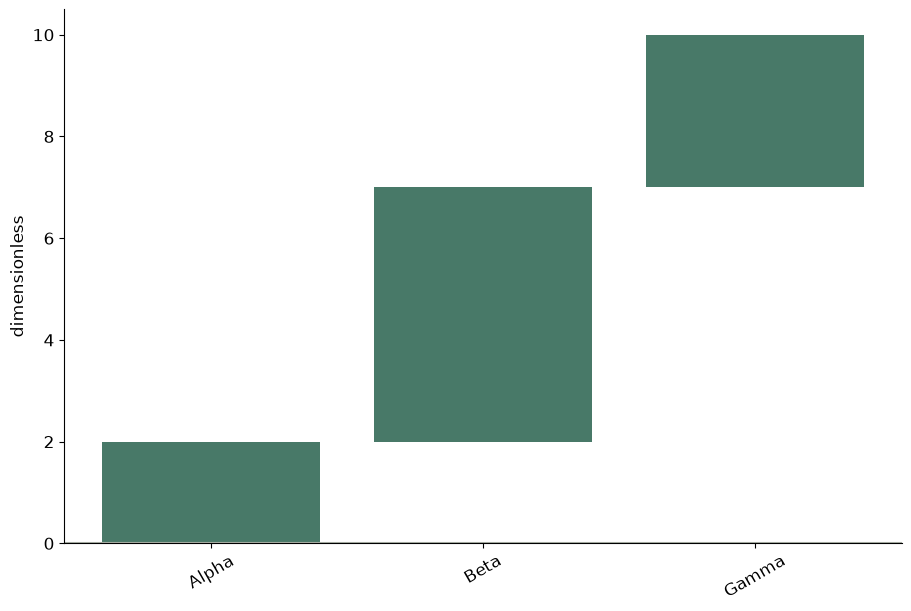

Recreate this plot in Python.
# Tuyan deterministic figure renderer v1; values are immutable source data.
import json
import math
import numpy as np
import matplotlib
matplotlib.use('Agg')
import matplotlib.pyplot as plt
from matplotlib.patches import Circle
from matplotlib.colors import ListedColormap, BoundaryNorm
d = json.loads("{\"type\":\"waterfall\",\"rows\":[{\"label\":\"Alpha\",\"value\":2},{\"label\":\"Beta\",\"value\":5},{\"label\":\"Gamma\",\"value\":3}],\"units\":{\"value\":\"dimensionless\",\"x\":\"dimensionless\",\"y\":\"dimensionless\",\"size\":\"dimensionless\",\"low\":\"dimensionless\",\"high\":\"dimensionless\",\"start\":\"dimensionless\",\"end\":\"dimensionless\",\"effect\":\"dimensionless\",\"p\":\"dimensionless\",\"mean\":\"dimensionless\",\"fpr\":\"dimensionless\",\"tpr\":\"dimensionless\",\"recall\":\"dimensionless\",\"precision\":\"dimensionless\",\"predicted\":\"dimensionless\",\"observed\":\"dimensionless\",\"count\":\"dimensionless\",\"a\":\"dimensionless\",\"b\":\"dimensionless\",\"se\":\"dimensionless\",\"u\":\"dimensionless\",\"v\":\"dimensionless\",\"time\":\"dimensionless\",\"event\":\"dimensionless\"},\"options\":{\"bandwidth\":0.5,\"bins\":5,\"nullValue\":0,\"initialValue\":0,\"levels\":[0.5,1,1.5]},\"analysis\":{\"method\":\"pca\",\"description\":\"Synthetic precomputed QA values; not a statistical analysis of research data.\",\"pKind\":\"p\"},\"variants\":[],\"pixels\":1024,\"plotStyle\":{\"width\":9,\"height\":6,\"fontSize\":12}}")
r, kind, opt = d['rows'], d['type'], d['options']
plt.rcParams.update({'font.size':d['plotStyle']['fontSize']})
fig, ax = plt.subplots(figsize=(d['plotStyle']['width'], d['plotStyle']['height']), layout='constrained')
fig.set_facecolor('white')
fig._tuyan_target_pixels = d['pixels']
colors = ['#487968','#c58b53','#647da6','#a77592','#a5a659']
labels = [str(row.get('label',i+1)) for i,row in enumerate(r)]
unit = d['units']
def col(name):
    return np.array([row[name] for row in r], dtype=float)
def grouped():
    names = list(dict.fromkeys([str(row.get('group','Data')) for row in r]))
    return names, [np.array([row['value'] for row in r if str(row.get('group','Data')) == name], dtype=float) for name in names]
def density(values):
    # User-specified positive bandwidth; no concealed automatic inference.
    bw=float(opt['bandwidth'])
    grid=np.linspace(float(min(values))-3*bw,float(max(values))+3*bw,256)
    z=(grid[:,None]-values[None,:])/bw
    return grid,np.exp(-0.5*z*z).mean(axis=1)/(bw*math.sqrt(2*math.pi))
if kind in ['bar','dotplot','lollipop','forest']:
    y=np.arange(len(r)); values=col('value')
    if kind=='bar':
        bars=ax.barh(y,values,color=colors[0]); assert np.allclose([b.get_width() for b in bars],values)
    elif kind=='lollipop':
        ax.hlines(y,0,values,color=colors[0]); ax.scatter(values,y,color=colors[0])
    elif kind=='forest':
        ax.errorbar(values,y,xerr=np.vstack([values-col('low'),col('high')-values]),fmt='o',color=colors[0],capsize=3)
        ax.axvline(float(opt['nullValue']),color='#969e96',linestyle='--')
    else: ax.scatter(values,y,color=colors[0])
    ax.set_yticks(y,labels);ax.invert_yaxis();ax.set_xlabel(unit['value'])
elif kind in ['dumbbell','gantt']:
    y=np.arange(len(r));start,end=col('start'),col('end')
    if kind=='gantt': ax.barh(y,end-start,left=start,color=colors[0])
    else:
        ax.hlines(y,start,end,color='#9da99e');ax.scatter(start,y,label=opt.get('startLabel','Start'),color=colors[0]);ax.scatter(end,y,label=opt.get('endLabel','End'),color=colors[1]);ax.legend()
    ax.set_yticks(y,labels);ax.invert_yaxis();ax.set_xlabel(unit['start'])
elif kind=='waterfall':
    values=col('value');start=float(opt['initialValue'])+np.r_[0,np.cumsum(values)[:-1]]
    ax.bar(np.arange(len(r)),values,bottom=start,color=[colors[0] if v>=0 else colors[1] for v in values]);ax.set_xticks(np.arange(len(r)),labels,rotation=30);ax.set_ylabel(unit['value']);ax.axhline(0,color='#adb3a9')
elif kind=='histogram':
    values=col('value');counts,edges=np.histogram(values,bins=opt['bins'])
    assert int(counts.sum())==len(values)
    artists=ax.bar(edges[:-1],counts,width=np.diff(edges),align='edge',color=colors[0],edgecolor='white')
    assert np.allclose([p.get_height() for p in artists],counts)
    ax.set_xlabel(unit['value']);ax.set_ylabel('Count')
elif kind=='stripplot':
    names,groups=grouped()
    for i,values in enumerate(groups):ax.scatter(np.full(len(values),i),values,color=colors[i%len(colors)],s=22,alpha=.7)
    ax.set_xticks(np.arange(len(names)),names);ax.set_ylabel(unit['value'])
elif kind in ['boxplot','violin','raincloud','density','ridgeline']:
    names,groups=grouped()
    if kind=='boxplot': ax.boxplot(groups,whis=1.5,showfliers=True);ax.set_xticks(np.arange(len(names))+1,names);ax.set_ylabel(unit['value'])
    elif kind=='violin':
        # bw_method is explicit to avoid a hidden bandwidth choice.
        ax.violinplot(groups,showmeans=False,showmedians=True,bw_method=float(opt['bandwidth']));ax.set_xticks(np.arange(len(names))+1,names);ax.set_ylabel(unit['value'])
    else:
        for i,values in enumerate(groups):
            grid,pdf=density(values); color=colors[i%len(colors)]
            if kind=='density': ax.plot(grid,pdf,color=color,label=names[i])
            else:
                base=float(i);scale=0.65/max(pdf) if max(pdf)>0 else 1
                ax.fill_between(grid,base,base+pdf*scale,color=color,alpha=0.45)
                if kind=='raincloud':
                    ax.scatter(values,np.full(len(values),base-0.15),color=color,s=15)
                    ax.boxplot([values],positions=[base-0.35],vert=False,widths=.15,whis=1.5,manage_ticks=False)
        ax.set_xlabel(unit['value'])
        if kind=='density':ax.set_ylabel('Density');ax.legend()
        else:ax.set_yticks(np.arange(len(names)),names)
elif kind=='ecdf':
    values=np.sort(col('value')); p=np.arange(1,len(values)+1)/len(values)
    line=ax.step(values,p,where='post',color=colors[0])[0];assert np.allclose(line.get_ydata(),p)
    ax.set_xlabel(unit['value']);ax.set_ylabel('Cumulative proportion');ax.set_ylim(0,1)
elif kind in ['line','area','scatter','bubble','ordination','ma_plot','volcano','roc','pr_curve','calibration','bland_altman','funnel_meta']:
    xname,yname='x','y'
    if kind=='ma_plot':xname,yname='mean','effect'
    if kind=='roc':xname,yname='fpr','tpr'
    if kind=='pr_curve':xname,yname='recall','precision'
    if kind=='calibration':xname,yname='predicted','observed'
    if kind=='funnel_meta':xname,yname='effect','se'
    if kind=='volcano':x=col('effect');y=-np.log10(col('p'));xlabel='Effect ('+unit['effect']+')';ylabel='-log10('+d['analysis']['pKind']+')'
    elif kind=='bland_altman':
        a,b=col('a'),col('b');x=(a+b)/2;y=a-b;bias=np.mean(y);sd=np.std(y,ddof=1)
        for line,label in [(bias,'Mean difference'),(bias-1.96*sd,'Lower agreement limit'),(bias+1.96*sd,'Upper agreement limit')]:ax.axhline(line,color='#9a9f96',linestyle='--',label=label)
        ax.legend(fontsize=8);xlabel='Mean ('+unit['a']+')';ylabel='A - B ('+unit['a']+')'
    else:x,y=col(xname),col(yname);xlabel=xname+' ('+unit[xname]+')';ylabel=yname+' ('+unit[yname]+')'
    if kind in ['line','area','roc','pr_curve','calibration']:
        order=np.lexsort((y,x)) if kind=='roc' else np.argsort(x,kind='stable');x,y=x[order],y[order]
        artist=ax.plot(x,y,color=colors[0],marker='o',markersize=3)[0];assert np.allclose(artist.get_ydata(),y)
        if kind=='area':ax.fill_between(x,0,y,color=colors[0],alpha=.25)
    else:
        artist=ax.scatter(x,y,s=col('size')*float(opt.get('areaScale',20)) if kind=='bubble' else 26,color=colors[0]);assert np.allclose(artist.get_offsets(),np.column_stack([x,y]))
    ax.set_xlabel(xlabel);ax.set_ylabel(ylabel)
    if kind=='bubble':
        handles,legend_labels=artist.legend_elements(prop='sizes',num=3,func=lambda size:size/float(opt.get('areaScale',20)))
        ax.legend(handles,legend_labels,title='Area ('+unit['size']+')',fontsize=8)
    if kind in ['roc','calibration']:ax.plot([0,1],[0,1],linestyle='--',color='#adb3a9');ax.set_xlim(0,1);ax.set_ylim(0,1)
    if kind=='pr_curve':ax.set_xlim(0,1);ax.set_ylim(0,1)
    if kind=='funnel_meta':ax.invert_yaxis()
    if kind=='ordination':ax.text(.01,1.02,d['analysis']['method'].upper(),transform=ax.transAxes,fontsize=10)
elif kind in ['heatmap','adjacency_matrix','correlation_matrix','confusion_matrix','bubble_matrix','binary_matrix']:
    names_y=list(dict.fromkeys([str(row['row']) for row in r]));names_x=list(dict.fromkeys([str(row['column']) for row in r]))
    matrix=np.full((len(names_y),len(names_x)),np.nan)
    for row in r:matrix[names_y.index(str(row['row'])),names_x.index(str(row['column']))]=row['value']
    if kind=='bubble_matrix':
        for row in r:ax.scatter(names_x.index(str(row['column'])),names_y.index(str(row['row'])),s=row['value']*float(opt.get('areaScale',25)),color=colors[0])
        ax.invert_yaxis()
    elif kind=='binary_matrix':
        cmap=ListedColormap(['#f1f3ed','#487968']);cmap.set_bad('#b7b9b2')
        img=ax.pcolormesh(np.arange(len(names_x)+1)-.5,np.arange(len(names_y)+1)-.5,matrix,cmap=cmap,norm=BoundaryNorm([-.5,.5,1.5],2),shading='flat');ax.invert_yaxis();fig.colorbar(img,ax=ax,ticks=[0,1],label='0 absent / 1 present; grey missing')
        assert np.allclose(img.get_array(),matrix,equal_nan=True)
    else:
        img=ax.pcolormesh(np.arange(len(names_x)+1)-.5,np.arange(len(names_y)+1)-.5,matrix,cmap='RdBu_r' if kind=='correlation_matrix' else 'viridis',vmin=-1 if kind=='correlation_matrix' else None,vmax=1 if kind=='correlation_matrix' else None,shading='flat');ax.invert_yaxis();fig.colorbar(img,ax=ax,label=unit['value'])
        assert np.allclose(img.get_array(),matrix,equal_nan=True)
    ax.set_xticks(np.arange(len(names_x)),names_x,rotation=40,ha='right');ax.set_yticks(np.arange(len(names_y)),names_y)
    if kind=='confusion_matrix':ax.set_xlabel('Predicted class');ax.set_ylabel('True class')
elif kind=='pie':
    values=col('value');wedges,_=ax.pie(values,labels=labels,colors=colors,normalize=True)
    assert np.allclose([(w.theta2-w.theta1)/360 for w in wedges],values/sum(values),atol=1e-6)
elif kind=='rose':
    fig.delaxes(ax);ax=fig.add_subplot(111,projection='polar');values=col('value');theta=np.arange(len(r))*2*np.pi/len(r)
    ax.bar(theta,np.sqrt(values),width=2*np.pi/len(r),color=colors[0],edgecolor='white');ax.set_xticks(theta,labels);ax.set_ylabel('Radius = sqrt(value)')
elif kind in ['gene_track','protein_domain']:
    start,end=col('start'),col('end');ax.barh(np.arange(len(r)),end-start,left=start,color=colors[0]);ax.set_yticks(np.arange(len(r)),labels);ax.set_xlabel(unit['start']);ax.invert_yaxis()
elif kind=='vector_field':
    artist=ax.quiver(col('x'),col('y'),col('u'),col('v'),angles='xy',scale_units='xy',scale=1,color=colors[0]);ax.set_xlabel(unit['x']);ax.set_ylabel(unit['y']);ax.set_aspect('equal')
elif kind=='contour':
    xs=np.unique(col('x'));ys=np.unique(col('y'));z=np.full((len(ys),len(xs)),np.nan)
    for row in r:z[list(ys).index(row['y']),list(xs).index(row['x'])]=row['value']
    cs=ax.contour(xs,ys,z,levels=opt['levels'])
    for label in ax.clabel(cs,inline=False,fontsize=8):label.set_bbox({'facecolor':'white','edgecolor':'none','pad':1})
    ax.set_xlabel(unit['x']);ax.set_ylabel(unit['y'])
elif kind=='kaplan_meier':
    names=list(dict.fromkeys([str(row.get('group','Data')) for row in r]))
    for i,name in enumerate(names):
        data=[row for row in r if str(row.get('group','Data'))==name];times=sorted(set(row['time'] for row in data));xs=[0.];ys=[1.];s=1.
        for t in times:
            risk=sum(row['time']>=t for row in data);events=sum(row['time']==t and row['event']==1 for row in data)
            s=s*(1-events/risk);xs.append(t);ys.append(s)
            cens=sum(row['time']==t and row['event']==0 for row in data)
            if cens:ax.plot(t,s,marker='+',color=colors[i%len(colors)])
        ax.step(xs,ys,where='post',label=name,color=colors[i%len(colors)])
    ax.set_ylim(0,1.03);ax.set_ylabel('Survival probability (no CI estimated)');ax.set_xlabel(unit['time']);ax.legend()
elif kind in ['venn','upset']:
    names=[row['set'] for row in r];sets=[set(row['members']) for row in r];members=set().union(*sets);counts={}
    for item in members:
        mask=tuple(item in s for s in sets);counts[mask]=counts.get(mask,0)+1
    if kind=='venn':
        for x,color,name in [(0.4,colors[0],names[0]),(.65,colors[1],names[1])]:ax.add_patch(Circle((x,.5),.23,facecolor=color,alpha=.25));ax.text(x,.78,name,ha='center')
        for x,key in [(.29,(True,False)),(.525,(True,True)),(.76,(False,True))]:ax.text(x,.5,str(counts.get(key,0)),ha='center')
        ax.set_xlim(0,1.05);ax.set_ylim(0,1);ax.set_aspect('equal');ax.axis('off');ax.text(.5,.1,'Areas are schematic; labels show exact counts',ha='center',fontsize=8)
    else:
        masks=sorted(counts,key=lambda m:(-counts[m],m));ax.bar(np.arange(len(masks)),[counts[m] for m in masks],color=colors[0]);ax.set_xticks(np.arange(len(masks)),[' & '.join(names[i] for i,v in enumerate(m) if v) for m in masks],rotation=35,ha='right');ax.set_ylabel('Exclusive intersection size')
        # Membership matrix below bars is necessary to distinguish UpSet from a bar chart.
        matrix_ax=ax.inset_axes([0,-.48,1,.27]);matrix_ax.set_xlim(-.5,len(masks)-.5)
        for j,m in enumerate(masks):
            ys=[i for i,v in enumerate(m) if v];matrix_ax.plot([j]*len(ys),ys,color=colors[0]);matrix_ax.scatter([j]*len(names),np.arange(len(names)),color=[colors[0] if v else '#dde1d8' for v in m])
        matrix_ax.set_yticks(np.arange(len(names)),names);matrix_ax.set_xticks([]);matrix_ax.invert_yaxis()

checks={}
computed={}
def audit(name,actual,expected,atol=1e-8):
    a=np.asarray(actual,dtype=float);e=np.asarray(expected,dtype=float)
    assert a.shape==e.shape and np.allclose(a,e,rtol=1e-7,atol=atol,equal_nan=True), 'Numeric artist mismatch: '+name
    mask=np.isfinite(a)&np.isfinite(e)
    error=float(np.max(np.abs(a[mask]-e[mask]))) if np.any(mask) else 0.
    checks[name]={'count':int(a.size),'absoluteError':error,'passed':True}
if kind=='bar':audit('bar_widths',[p.get_width() for p in ax.patches],col('value'))
elif kind in ['dotplot','lollipop']:audit('point_values',ax.collections[-1].get_offsets()[:,0],col('value'))
elif kind=='forest':
    audit('point_estimates',ax.lines[0].get_xdata(),col('value'))
    audit('intervals',np.array(ax.collections[0].get_segments())[:,:,0],np.column_stack([col('low'),col('high')]))
elif kind=='dumbbell':
    audit('start_points',ax.collections[1].get_offsets()[:,0],col('start'));audit('end_points',ax.collections[2].get_offsets()[:,0],col('end'))
elif kind=='gantt':
    audit('interval_start',[p.get_x() for p in ax.patches],col('start'));audit('interval_width',[p.get_width() for p in ax.patches],col('end')-col('start'))
elif kind=='waterfall':
    audit('increments',[p.get_height() for p in ax.patches],col('value'));audit('cumulative_baselines',[p.get_y() for p in ax.patches],float(opt['initialValue'])+np.r_[0,np.cumsum(col('value'))[:-1]])
    computed['cumulativeValues']=(float(opt['initialValue'])+np.cumsum(col('value'))).tolist()
elif kind=='histogram':
    audit('bin_heights',[p.get_height() for p in ax.patches],counts);audit('total_count',[sum(p.get_height() for p in ax.patches)],[len(r)]);computed['binEdges']=edges.tolist();computed['binCounts']=counts.tolist()
elif kind=='stripplot':
    for i,values in enumerate(groups):audit('observations_'+str(i),ax.collections[i].get_offsets()[:,1],values)
elif kind=='boxplot':
    for i,values in enumerate(groups):audit('median_'+str(i),ax.lines[i*7+5].get_ydata(),[np.median(values)]*2)
elif kind=='violin':
    medians=ax.collections[-1].get_segments();audit('medians',[x[0,1] for x in medians],[np.median(v) for v in groups])
elif kind in ['density','ridgeline','raincloud']:
    computed['bandwidth']=float(opt['bandwidth']);computed['groupSizes']=[len(v) for v in groups]
    for i,values in enumerate(groups):
        grid,pdf=density(values)
        if kind=='density':audit('density_'+str(i),ax.lines[i].get_ydata(),pdf)
        else:
            top=np.column_stack([grid,i+pdf*(.65/max(pdf))]);bottom=np.column_stack([grid,np.full(len(grid),i)])
            expected=np.vstack([top[0],bottom,top[-1],top[::-1],top[0]])
            audit('density_polygon_'+str(i),ax.collections[i*(2 if kind=='raincloud' else 1)].get_paths()[0].vertices,expected)
        if kind=='raincloud':audit('observations_'+str(i),ax.collections[i*2+1].get_offsets()[:,0],values)
elif kind=='ecdf':
    audit('ecdf_sorted_values',ax.lines[0].get_xdata(),np.sort(col('value')));audit('ecdf_probability',ax.lines[0].get_ydata(),np.arange(1,len(r)+1)/len(r))
elif kind in ['line','area','roc','pr_curve','calibration']:audit('plotted_xy',np.column_stack([artist.get_xdata(),artist.get_ydata()]),np.column_stack([x,y]))
elif kind in ['scatter','bubble','ordination','ma_plot','volcano','bland_altman','funnel_meta']:
    audit('point_coordinates',artist.get_offsets(),np.column_stack([x,y]))
    if kind=='bubble':audit('marker_area',artist.get_sizes(),col('size')*float(opt.get('areaScale',20)))
    if kind=='volcano':computed['negativeLog10P']=y.tolist()
    if kind=='bland_altman':
        audit('agreement_limits',[ln.get_ydata()[0] for ln in ax.lines[:3]],[bias,bias-1.96*sd,bias+1.96*sd]);computed.update({'meanDifference':float(bias),'sampleSdDifference':float(sd),'limits':[float(bias-1.96*sd),float(bias+1.96*sd)]})
elif kind in ['heatmap','adjacency_matrix','correlation_matrix','confusion_matrix','binary_matrix']:audit('matrix_cells',img.get_array(),matrix);computed['missingCells']=int(np.isnan(matrix).sum())
elif kind=='bubble_matrix':audit('marker_areas',[c.get_sizes()[0] for c in ax.collections],col('value')*float(opt.get('areaScale',25)))
elif kind=='pie':audit('angular_proportions',[(w.theta2-w.theta1)/360 for w in wedges],col('value')/sum(col('value')),1e-6)
elif kind=='rose':audit('area_proportions',[p.get_height()**2 for p in ax.patches],col('value'))
elif kind=='vector_field':audit('vectors',np.column_stack([artist.U,artist.V]),np.column_stack([col('u'),col('v')]))
elif kind=='contour':
    audit('contour_levels',cs.levels,opt['levels'])
    for level,path in zip(cs.levels,cs.get_paths()):
        points=path.vertices
        if len(points)==0:continue
        assert np.all(points[:,0]>=xs[0]) and np.all(points[:,0]<=xs[-1]) and np.all(points[:,1]>=ys[0]) and np.all(points[:,1]<=ys[-1]), 'Contour outside data grid'
        ix=np.clip(np.searchsorted(xs,points[:,0],side='right')-1,0,len(xs)-2);iy=np.clip(np.searchsorted(ys,points[:,1],side='right')-1,0,len(ys)-2)
        tx=(points[:,0]-xs[ix])/(xs[ix+1]-xs[ix]);ty=(points[:,1]-ys[iy])/(ys[iy+1]-ys[iy])
        interpolated=(1-tx)*(1-ty)*z[iy,ix]+tx*(1-ty)*z[iy,ix+1]+(1-tx)*ty*z[iy+1,ix]+tx*ty*z[iy+1,ix+1]
        audit('contour_vertices_'+str(float(level)),interpolated,np.full(len(points),level))
    computed['gridShape']=list(z.shape)
elif kind=='kaplan_meier':
    survival_lines=[ln for ln in ax.lines if ln.get_drawstyle()=='steps-post']
    for i,name in enumerate(names):
        data=[row for row in r if str(row.get('group','Data'))==name];prob=1.;expected=[1.]
        for t in sorted(set(row['time'] for row in data)):
            prob*=1-sum(row['time']==t and row['event']==1 for row in data)/sum(row['time']>=t for row in data);expected.append(prob)
        audit('survival_'+str(i),survival_lines[i].get_ydata(),expected)
        computed[name]={'survival':expected}
elif kind=='venn':audit('intersection_labels',[float(t.get_text()) for t in ax.texts[2:5]],[counts.get((True,False),0),counts.get((True,True),0),counts.get((False,True),0)])
elif kind=='upset':audit('exclusive_intersections',[p.get_height() for p in ax.patches],[counts[m] for m in masks]);audit('union_size',[sum(p.get_height() for p in ax.patches)],[len(members)])
assert checks, 'Missing numeric audit for '+kind
fig._tuyan_validation={'typeId':kind,'checks':checks,'computations':computed,'analysis':d['analysis'],'suppliedFields':list(r[0]),'dataSourcePolicy':'User supplied values; artist checks do not establish source authenticity or study validity.'}

for collection in fig.findobj(matplotlib.collections.Collection):collection.set_rasterized(False)
for spine in ['top','right']:
    if spine in ax.spines: ax.spines[spine].set_visible(False)
